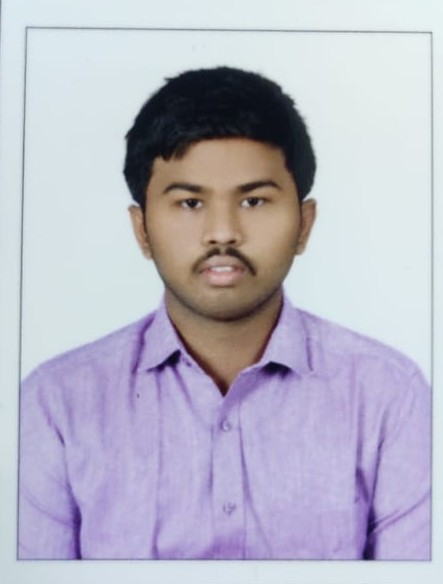
%> input picture Dip LAB Codes/BT18ECE038.jpg, 443 x 584 px
$ octave LAB_3.m   (GNU Octave 9; MATLAB toolbox functions it lacks are replaced by stand-ins)
%> lines starting %> are read from the running program, lines starting %| are printed output that depends on the picture
# Gokul kumar
# BT18ECE038
# Applying different kinds of Filters.

clc; clear all; close all;

I = imread('BT18ECE038.JPG'); #Importing the Image
%> I is the input picture: size 584x443x3 uint8; mean R, G, B 184.5, 183, 197.8
I = imresize(I, 0.5); #Resizing Image
%> I: size 292x222x3 uint8
I = rgb2gray(I); #Converting coloured image to gray
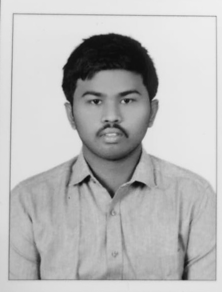
%> I: size 292x222 uint8; min 11, max 239, mean 185.1
figure(1);
imshow(I); #showing image

# Filter Designing

HPF = [-1,-1,-1;-1,8,-1;-1,-1,-1];
#This is a simple Laplacian Mask

LPF = [1,1,1;1,1,1;1,1,1] .* (1/9);
#This is a averaging filter mask

# Applying the Filters

I_HPF = conv2(I,HPF);
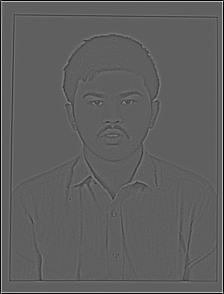
%> I_HPF: size 294x224 double; min -717, max 1188, mean 0; drawn with min black and max white
I_LPF = conv2(I,LPF);
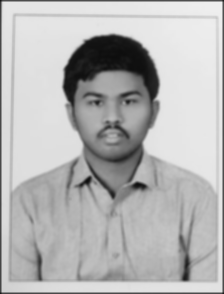
%> I_LPF: size 294x224 double; min 14, max 239, mean 182.2
figure(2);
subplot(121);
imshow(uint8(I_HPF)); #plotting after applying Laplacian Mask
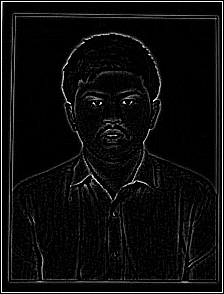
%> displayed picture: size 294x224, on the screen's scale of 0 to 255; min 0, max 255, mean 13.3
subplot(122);
imshow(uint8(I_LPF)); #plotting after applying Average Filtering Mask
